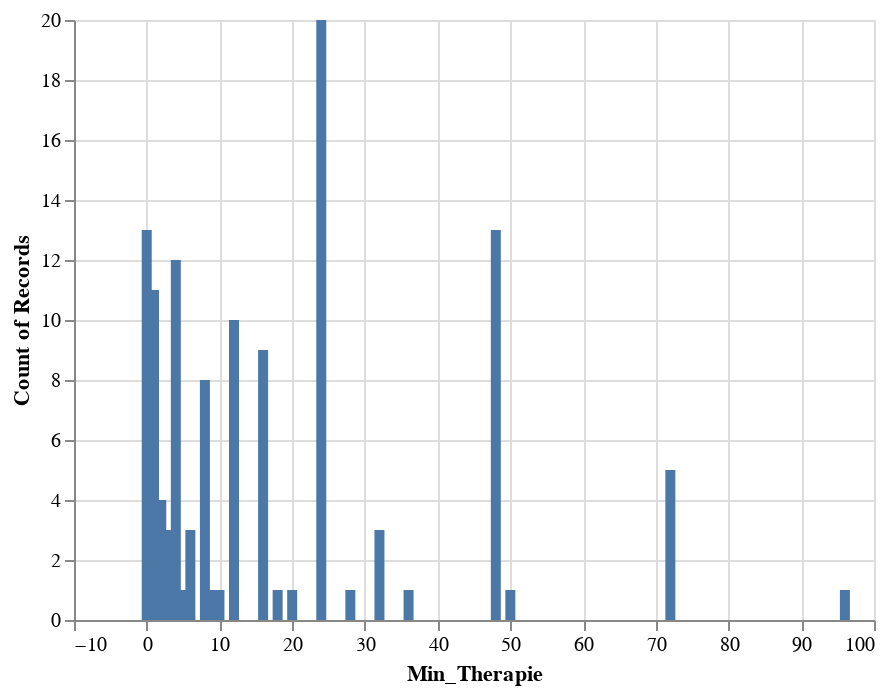

Notebook code cell kept with this figure:
### Code cell
alt.Chart(allsample).mark_bar().encode(
    alt.X("Min_Therapie:Q"),
    y='count()',
tooltip=['Min_Therapie:Q']
)
